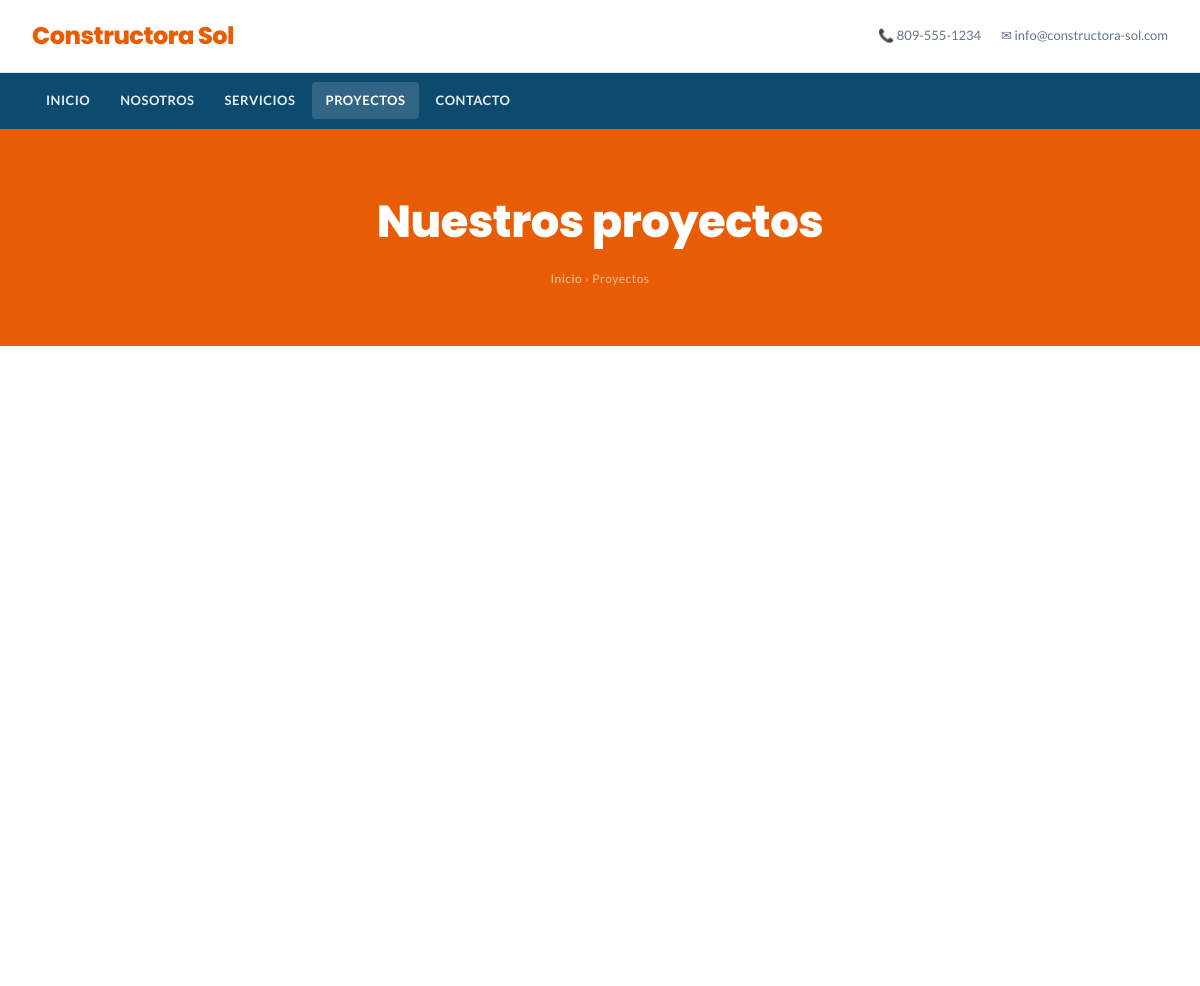
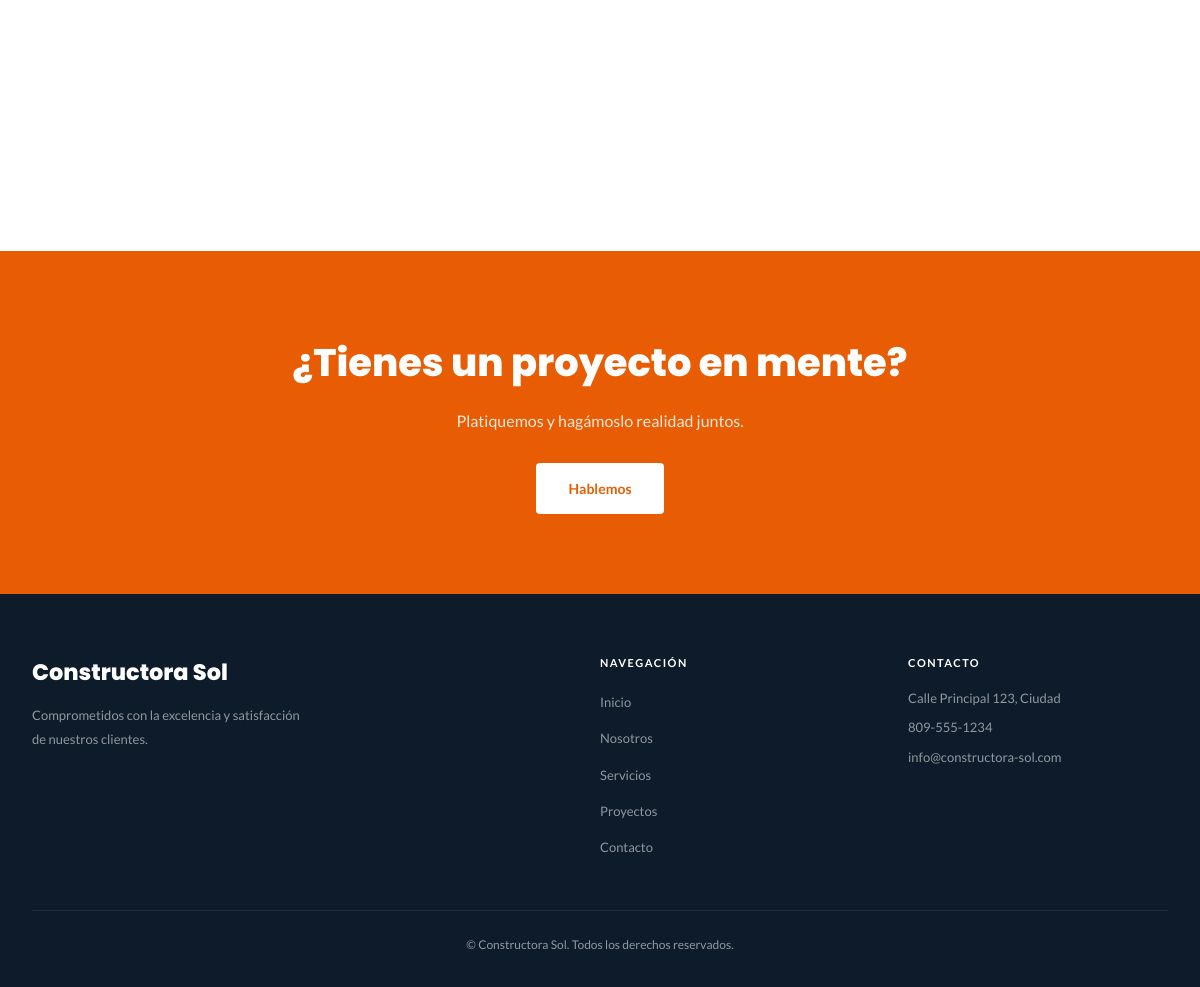
/s/constructora-sol/proyectos/, run on the app's committed database (2 pictures, top to bottom).
### tables this page shows
CREATE TABLE sitios (
            id           INTEGER PRIMARY KEY AUTOINCREMENT,
            usuario_id   INTEGER NOT NULL REFERENCES usuarios(id) ON DELETE CASCADE,
            plantilla_id INTEGER NOT NULL REFERENCES plantillas(id),
            slug         TEXT    UNIQUE NOT NULL,
            nombre       TEXT    NOT NULL,
            activo       INTEGER DEFAULT 1,
            created_at   TEXT    DEFAULT (datetime('now'))
        );

CREATE TABLE configuracion_sitio (
            id       INTEGER PRIMARY KEY AUTOINCREMENT,
            sitio_id INTEGER NOT NULL REFERENCES sitios(id) ON DELETE CASCADE,
            clave    TEXT    NOT NULL,
            valor    TEXT    NOT NULL DEFAULT '',
            UNIQUE(sitio_id, clave)
        );

### app.py (the view)
@app.route('/s/<slug>/<pagina>/')
@app.route('/s/<slug>/<pagina>')
def ver_pagina(slug, pagina):
    sitio = obtener_sitio_por_slug(slug)
    if not sitio or sitio['plantilla_tipo'] != 'web5' or pagina not in _PAGINAS_WEB5:
        abort(404)
    ctx = _contexto_sitio(sitio)
    return render_template(
        f'sites/empresa/{pagina}.html',
        sitio=sitio, pagina_activa=pagina, **ctx
    )

### app.py (called while the page is built)
def _contexto_sitio(sitio):
    sid = sitio['id']
    return {
        'config':   get_config_sitio(sid),
        'secciones': {
            'servicios': get_secciones_contenido(sid, 'servicios'),
            'proyectos': get_secciones_contenido(sid, 'proyectos'),
            'equipo':    get_secciones_contenido(sid, 'equipo'),
        },
    }

### db.py (called while the page is built)
def get_db():
    conn = sqlite3.connect(DB_PATH)
    conn.row_factory = sqlite3.Row
    conn.execute("PRAGMA journal_mode=WAL")
    return conn

def obtener_sitio_por_slug(slug: str):
    conn = get_db()
    row = conn.execute("""
        SELECT s.*, p.nombre AS plantilla_nombre, p.clave AS plantilla_clave, p.tipo AS plantilla_tipo
        FROM sitios s
        JOIN plantillas p ON p.id = s.plantilla_id
        WHERE s.slug = ? AND s.activo = 1
    """, (slug,)).fetchone()
    conn.close()
    return row

def get_config_sitio(sitio_id: int) -> dict:
    conn = get_db()
    rows = conn.execute(
        "SELECT clave, valor FROM configuracion_sitio WHERE sitio_id = ?", (sitio_id,)
    ).fetchall()
    conn.close()
    return {r['clave']: r['valor'] for r in rows}

def get_secciones_contenido(sitio_id: int, seccion: str) -> list:
    import json
    conn = get_db()
    rows = conn.execute(
        "SELECT datos FROM secciones_contenido WHERE sitio_id = ? AND seccion = ? ORDER BY orden",
        (sitio_id, seccion)
    ).fetchall()
    conn.close()
    result = []
    for r in rows:
        try:
            result.append(json.loads(r['datos']))
        except Exception:
            result.append({})
    return result

### templates/sites/empresa/proyectos.html (shortened to what this page needs)
{% extends "sites/empresa/base.html" %}
{% block content %}
<section class="page-banner">
  <div class="container">
    <h1>{{ config.get('proyectos_titulo_pagina', 'Nuestros proyectos') }}</h1>
    <nav class="breadcrumb">
      <a href="/s/{{ sitio.slug }}/">Inicio</a>
      <span>›</span>
      <span>Proyectos</span>
    </nav>
  </div>
</section>
<section style="padding:80px 0;">
  <div class="container">
    {% if secciones.proyectos %}
    {% set categorias = [] %}
    {% for p in secciones.proyectos %}
      {% if p.get('categoria') and p.get('categoria') not in categorias %}
        {% set _ = categorias.append(p.get('categoria')) %}
      {% endif %}
    {% endfor %}
    <div class="portfolio-grid">
    </div>
    {% else %}
    <p style="text-align:center;color:#6b7280;padding:40px 0;">
      Estamos preparando nuestro portafolio. ¡Vuelve pronto!
    </p>
    {% endif %}
  </div>
</section>
<section class="cta-section">
  <div class="container">
    <div class="cta-inner">
      <h2>¿Tienes un proyecto en mente?</h2>
      <p>Platiquemos y hagámoslo realidad juntos.</p>
      <a href="/s/{{ sitio.slug }}/contacto/" class="btn-cta-light">Hablemos</a>
    </div>
  </div>
</section>
{% endblock %}

### templates/sites/empresa/base.html (shortened to what this page needs)
<!DOCTYPE html>
<html lang="es">
<head>
  {% set _ft = config.get('fuente_titulos', 'Open Sans') %}
  {% set _fb = config.get('fuente_cuerpo',  'Montserrat') %}
  <link href="{{ url_for('static', filename='sites/empresa/style.css') }}" rel="stylesheet"/>
  {% set _esquinas_map = {'cuadrado':'0px','suave':'4px','redondeado':'12px','muy-redondeado':'24px'} %}
  {% set _sombra_map = {'sin-sombra':'none','sutil':'0 1px 4px rgba(0,0,0,.08)','media':'0 4px 16px rgba(0,0,0,.14)','marcada':'0 8px 32px rgba(0,0,0,.22)'} %}
  {% set _hero_alto_map = {'compacto':'400px','medio':'580px','pantalla':'100vh'} %}
  {% set _btn_radius_map = {'redondeado':'999px','suave':'8px','cuadrado':'2px'} %}
  {% set _esquinas = _esquinas_map.get(config.get('estilo_esquinas','suave'),'4px') %}
  {% set _sombra   = _sombra_map.get(config.get('estilo_sombra','sutil'),'0 1px 4px rgba(0,0,0,.08)') %}
  {% set _hero_h   = _hero_alto_map.get(config.get('hero_alto','medio'),'580px') %}
  {% set _btn_r    = _btn_radius_map.get(config.get('btn_forma','redondeado'),'999px') %}
  {% set _hero_align = 'left' if config.get('hero_alineacion','centro') == 'izquierda' else 'center' %}
    {% set _icono = config.get('estilo_icono','circulo') %}
</head>
<body>
<header class="site-header" id="site-header">
  <div class="container">
    <a class="header-brand" href="{{ url_for('ver_sitio', slug=sitio.slug) }}">{% if config.get('logo_url') %}<img src="{{ config.get('logo_url') }}" alt="{{ config.get('nombre_negocio', sitio.nombre) }}" style="max-height:44px;width:auto;display:block;">{% else %}<span class="brand-text">{{ config.get('nombre_negocio', sitio.nombre) }}</span>{% endif %}</a>
    <div class="header-contact">
      {% if config.get('contacto_telefono') %}
        <span>📞 {{ config.get('contacto_telefono') }}</span>
      {% endif %}
      {% if config.get('contacto_email') %}
        <span>✉ {{ config.get('contacto_email') }}</span>
      {% endif %}
    </div>
  </div>
</header>
<nav class="navbar" id="navbar">
  <div class="container">
    <ul class="nav-list">
      {% set base = '/s/' + sitio.slug %}
      <li><a class="nav-link {% if pagina_activa=='inicio' %}active{% endif %}"
             href="{{ base }}/">{{ config.get('menu_inicio','Inicio') }}</a></li>
      <li><a class="nav-link {% if pagina_activa=='nosotros' %}active{% endif %}"
             href="{{ base }}/nosotros/">{{ config.get('menu_nosotros','Nosotros') }}</a></li>
      <li><a class="nav-link {% if pagina_activa=='servicios' %}active{% endif %}"
             href="{{ base }}/servicios/">{{ config.get('menu_servicios','Servicios') }}</a></li>
      <li><a class="nav-link {% if pagina_activa=='proyectos' %}active{% endif %}"
             href="{{ base }}/proyectos/">{{ config.get('menu_proyectos','Proyectos') }}</a></li>
      <li><a class="nav-link {% if pagina_activa=='contacto' %}active{% endif %}"
             href="{{ base }}/contacto/">{{ config.get('menu_contacto','Contacto') }}</a></li>
    </ul>
  </div>
</nav>
{% block content %}{% endblock %}
<footer class="site-footer">
  <div class="container">
    <div class="footer-inner">
      <div class="footer-brand-col">
        <p class="footer-brand">{{ sitio.nombre }}</p>
        <p class="footer-desc">{{ config.get('footer_descripcion', 'Comprometidos con la excelencia y satisfacción de nuestros clientes.') }}</p>
      </div>
      <div class="footer-nav">
        <h4>Navegación</h4>
        <ul>
          {% set base = '/s/' + sitio.slug %}
          <li><a href="{{ base }}/">{{ config.get('menu_inicio','Inicio') }}</a></li>
          <li><a href="{{ base }}/nosotros/">{{ config.get('menu_nosotros','Nosotros') }}</a></li>
          <li><a href="{{ base }}/servicios/">{{ config.get('menu_servicios','Servicios') }}</a></li>
          <li><a href="{{ base }}/proyectos/">{{ config.get('menu_proyectos','Proyectos') }}</a></li>
          <li><a href="{{ base }}/contacto/">{{ config.get('menu_contacto','Contacto') }}</a></li>
        </ul>
      </div>
      <div class="footer-contact-col">
        <h4>Contacto</h4>
        {% if config.get('contacto_direccion') %}<p>{{ config.get('contacto_direccion') }}</p>{% endif %}
        {% if config.get('contacto_telefono') %}<p>{{ config.get('contacto_telefono') }}</p>{% endif %}
        {% if config.get('contacto_email') %}<p>{{ config.get('contacto_email') }}</p>{% endif %}
      </div>
    </div>
    <div class="footer-bottom">
      <p>©  {{ sitio.nombre }}. Todos los derechos reservados.</p>
    </div>
  </div>
</footer>
</body>
</html>

### static/sites/empresa/style.css (style rules this page uses)
:root { --c-primary: #0bb180; --c-accent: #A90707; --c-light: #3B5998; --c-dark: #0d1b2a; --c-text: #2d3748; --c-muted: #64748b; --c-bg: #f8fafc; --c-border: #e2e8f0; --c-white: #ffffff; --f-heading: 'Open Sans', sans-serif; --f-body: 'Montserrat', sans-serif; --radius: 8px; --radius-lg: 16px; --shadow: 0 4px 16px rgba(0,0,0,0.10); --shadow-lg: 0 12px 40px rgba(0,0,0,0.14); --ease: cubic-bezier(0.4,0,0.2,1); --container: 1200px; }
*,*::before,*::after { box-sizing:border-box;margin:0;padding:0 }
html { scroll-behavior:smooth }
body { font-family:var(--f-body);color:var(--c-text);background:var(--c-white);line-height:1.65;-webkit-font-smoothing:antialiased }
a { color:inherit;text-decoration:none }
.container { max-width:var(--container);margin:0 auto;padding:0 clamp(16px,4vw,32px) }
.site-header { background:var(--c-white);border-bottom:1px solid var(--c-border);padding:16px 0;position:relative;z-index:100 }
.site-header .container { display:flex;align-items:center;justify-content:space-between;flex-wrap:wrap;gap:12px }
.header-brand { font-family:var(--f-heading);font-size:1.5rem;font-weight:800;color:var(--c-primary);letter-spacing:-0.5px }
.header-contact { display:flex;gap:20px;font-size:13px;color:var(--c-muted) }
.header-contact span { display:flex;align-items:center;gap:6px }
.navbar { background:var(--c-primary);position:sticky;top:0;z-index:200;width:100% }
.navbar .container { display:flex;align-items:center;justify-content:space-between;height:56px }
.nav-list { display:flex;list-style:none;gap:2px }
.nav-list li { display:inline-block }
.nav-list a { display:block;padding:8px 14px;color:rgba(255,255,255,0.9);font-size:13px;font-weight:600;text-transform:uppercase;letter-spacing:0.5px;transition:background 0.2s var(--ease);border-radius:4px }
.nav-list a:hover,.nav-list a.active { background:rgba(255,255,255,0.15);color:#fff }
section { padding:clamp(60px,10vw,96px) 0 }
.portfolio-grid { display:grid;grid-template-columns:repeat(auto-fit,minmax(260px,1fr));gap:20px }
.cta-section { background:var(--c-primary);padding:80px 0 }
.cta-inner { text-align:center;color:#fff }
.cta-inner h2 { font-family:var(--f-heading);font-size:clamp(1.8rem,4vw,2.8rem);font-weight:800;margin-bottom:16px }
.cta-inner p { font-size:1.1rem;opacity:0.85;margin-bottom:32px;max-width:500px;margin-left:auto;margin-right:auto }
.site-footer { background:var(--c-dark);color:rgba(255,255,255,0.55);padding:60px 0 32px }
.footer-inner { display:grid;grid-template-columns:2fr 1fr 1fr;gap:48px;margin-bottom:40px }
.footer-brand { font-family:var(--f-heading);font-size:1.4rem;font-weight:800;color:#fff;margin-bottom:12px }
.footer-desc { font-size:13px;line-height:1.85;max-width:280px }
.footer-nav h4,.footer-contact-col h4 { color:#fff;font-size:11px;font-weight:700;text-transform:uppercase;letter-spacing:1.5px;margin-bottom:16px }
.footer-nav ul { list-style:none }
.footer-nav li { margin-bottom:10px }
.footer-nav a { color:rgba(255,255,255,0.55);font-size:13px;transition:color 0.2s }
.footer-contact-col p { font-size:13px;margin-bottom:8px }
.footer-bottom { padding-top:24px;border-top:1px solid rgba(255,255,255,0.08);text-align:center;font-size:12px }
.page-banner { background: var(--c-primary); padding: 56px 0 48px; text-align: center; color: #fff; }
.page-banner .breadcrumb { font-size: 12px; color: rgba(255,255,255,0.6); margin-bottom: 10px; letter-spacing: 0.5px; }
.page-banner .breadcrumb a { color: rgba(255,255,255,0.7); }
.page-banner h1 { font-family: var(--f-heading); font-size: clamp(1.8rem,4vw,2.8rem); font-weight: 800; color: #fff; margin-bottom: 10px; letter-spacing: -0.5px; }
.cta-section { background: var(--c-primary); padding: 80px 0; }
.cta-inner { text-align: center; color: #fff; }
.cta-inner h2 { font-family: var(--f-heading); font-size: clamp(1.6rem,3.5vw,2.4rem); font-weight: 800; margin-bottom: 14px; }
.cta-inner p { font-size: 1rem; opacity: .85; margin-bottom: 28px; max-width: 480px; margin-left: auto; margin-right: auto; }
.btn-cta-light { display: inline-flex; align-items: center; background: #fff; color: var(--c-primary); padding: 14px 32px; border-radius: var(--radius); font-weight: 700; font-size: 14px; transition: all .3s var(--ease); }
.portfolio-grid { display: grid; grid-template-columns: repeat(auto-fill, minmax(280px,1fr)); gap: 20px; }

### data on the page
sitios: get "Constructora Sol", nombre "Constructora Sol"
configuracion_sitio: get "809-555-1234"
configuracion_sitio: get "info@constructora-sol.com"
configuracion_sitio: get "Comprometidos con la excelencia y satisfacción de nuestros clientes."
configuracion_sitio: get "Calle Principal 123, Ciudad"

### other printed values
{{ config.get('menu_inicio','Inicio') }} "INICIO"
{{ config.get('menu_nosotros','Nosotros') }} "NOSOTROS"
{{ config.get('menu_servicios','Servicios') }} "SERVICIOS"
{{ config.get('menu_proyectos','Proyectos') }} "PROYECTOS"
{{ config.get('menu_contacto','Contacto') }} "CONTACTO"
{{ config.get('proyectos_titulo_pagina', 'Nuestros proyectos') }} "Nuestros proyectos"
{{ config.get('menu_inicio','Inicio') }} "Inicio"
{{ config.get('menu_nosotros','Nosotros') }} "Nosotros"
{{ config.get('menu_servicios','Servicios') }} "Servicios"
{{ config.get('menu_proyectos','Proyectos') }} "Proyectos"
{{ config.get('menu_contacto','Contacto') }} "Contacto"
